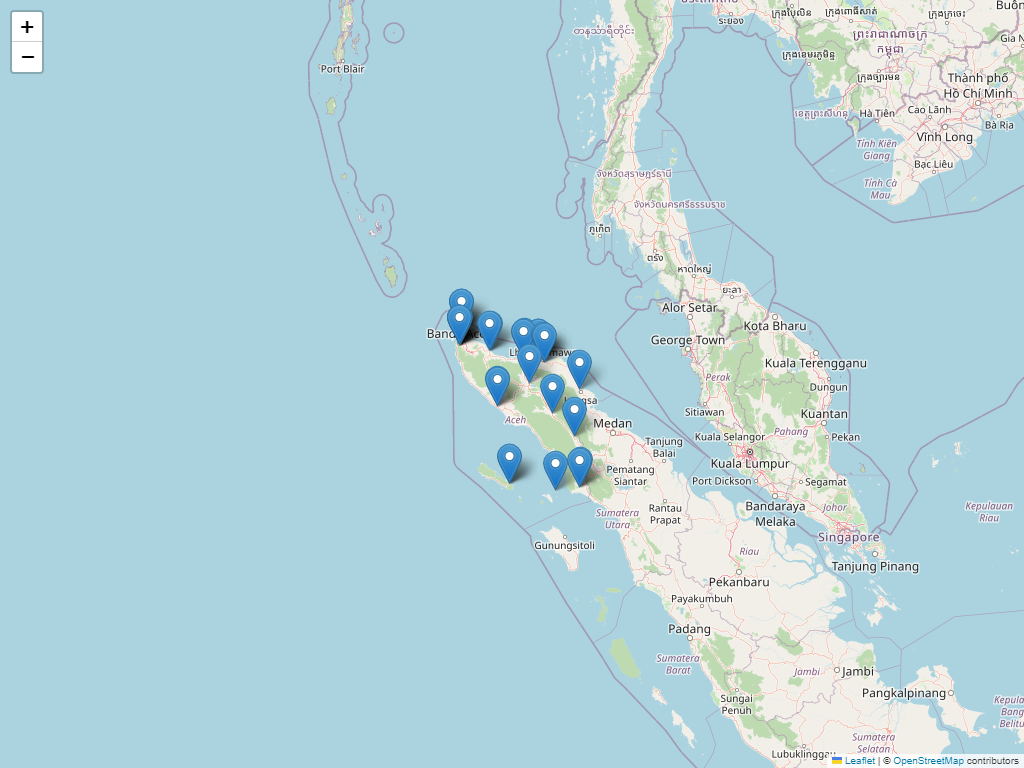

Here is the Python script that generated this plot:
import streamlit as st
import pandas as pd
import folium
from streamlit_folium import folium_static
from logging_util import log_upload
from selenium import webdriver
from selenium.webdriver.chrome.service import Service
from webdriver_manager.chrome import ChromeDriverManager
import time
import os


def load_data(file):
    data = pd.read_excel(file)
    return data


def create_map(data):
    map_center = [data['SID_LAT'].mean(), data['SID_LONG'].mean()]
    my_map = folium.Map(location=map_center, zoom_start=6)

    for _, row in data.iterrows():
        popup_content = f"""
        <div style="font-family: Arial, sans-serif; color: #333; line-height: 1.4;">
            <h4 style="margin: 0; font-size: 16px;">{row['STN_NAME']}</h4>
            <p style="margin: 5px 0 0; font-size: 14px;">
                <strong>Alamat:</strong> {row['STN_ADDR']}<br>
                <strong>Provinsi:</strong> {row['PROVINCE']}
            </p>
        </div>
        """
        folium.Marker(
            location=[row['SID_LAT'], row['SID_LONG']],
            popup=folium.Popup(popup_content, max_width=300),
            tooltip=row['STN_NAME']
        ).add_to(my_map)

    return my_map


def map_page():
    st.title('Peta Interaktif')

    username = st.text_input("Enter your username")
    if username:
        st.session_state['username'] = username

    if 'username' not in st.session_state:
        st.warning("Please enter your username first!.")
        return

    uploaded_file = st.file_uploader("Upload file Excel", type=["xlsx"])

    if uploaded_file is not None:
        username = st.session_state.get('username', 'anonymous')
        log_upload(uploaded_file, username)
        new_data = load_data(uploaded_file)

        if 'previous_data' in st.session_state:
            if new_data.equals(st.session_state['previous_data']):
                st.warning(
                    "The uploaded file is no different from the previous upload.")
                return
            else:
                st.session_state['previous_data'] = pd.concat(
                    [st.session_state['previous_data'], new_data]).drop_duplicates().reset_index(drop=True)
        else:
            st.session_state['previous_data'] = new_data

        data = st.session_state['previous_data']

        kota = st.selectbox("Pilih Kota", options=[
                            "Semua"] + list(data['CITY'].unique()))
        if kota != "Semua":
            data = data[data['CITY'] == kota]

        subservice = st.multiselect(
            "Pilih Subservice", options=data['SUBSERVICE'].unique())
        if subservice:
            data = data[data['SUBSERVICE'].isin(subservice)]

        bwidth = st.multiselect(
            "Pilih Bandwidth", options=data['BWIDTH'].unique())
        if bwidth:
            data = data[data['BWIDTH'].isin(bwidth)]

        area_of_service = st.selectbox("Pilih Area of Service", options=[
                                       "Semua"] + list(data['AREA_OF_SERVICE'].unique()))
        if area_of_service != "Semua":
            data = data[data['AREA_OF_SERVICE'] == area_of_service]

        my_map = create_map(data)
        folium_static(my_map)

        st.write("Data Terfilter:", data)

        if st.button("Save Map as Image"):
            map_image_path = save_map_as_image(my_map)
            with open(map_image_path, "rb") as file:
                btn = st.download_button(
                    label="Download Map Image",
                    data=file,
                    file_name="map.png",
                    mime="image/png"
                )


def save_map_as_image(map_obj):
    map_html = map_obj.get_root().render()
    with open("temp_map.html", "w") as f:
        f.write(map_html)

    options = webdriver.ChromeOptions()
    options.add_argument('--headless')
    options.add_argument('--disable-gpu')
    options.add_argument('window-size=1024x768')

    driver = webdriver.Chrome(service=Service(
        ChromeDriverManager().install()), options=options)
    driver.get("file://" + os.path.abspath("temp_map.html"))
    time.sleep(5)
    driver.save_screenshot("map.png")
    driver.quit()

    st.success("Map saved as image: map.png")
    return "map.png"
